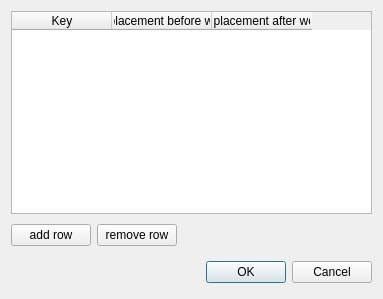
<ui version="4.0" >
 <class>UserKeyReplaceDialog</class>
 <widget class="QDialog" name="UserKeyReplaceDialog" >
  <property name="geometry" >
   <rect>
    <x>0</x>
    <y>0</y>
    <width>383</width>
    <height>299</height>
   </rect>
  </property>
  <property name="windowTitle" >
   <string>Key replacements</string>
  </property>
  <layout class="QVBoxLayout" >
   <item>
    <widget class="QTableWidget" name="keyList" >
     <property name="sizePolicy" >
      <sizepolicy vsizetype="Expanding" hsizetype="Expanding" >
       <horstretch>0</horstretch>
       <verstretch>0</verstretch>
      </sizepolicy>
     </property>
     <property name="alternatingRowColors" >
      <bool>true</bool>
     </property>
     <property name="gridStyle" >
      <enum>Qt::DashLine</enum>
     </property>
     <property name="rowCount" >
      <number>0</number>
     </property>
     <column>
      <property name="text" >
       <string>Key</string>
      </property>
     </column>
     <column>
      <property name="text" >
       <string>Replacement before word</string>
      </property>
     </column>
     <column>
      <property name="text" >
       <string>Replacement after word</string>
      </property>
     </column>
    </widget>
   </item>
   <item>
    <layout class="QHBoxLayout" >
     <item>
      <widget class="QPushButton" name="addrowButton" >
       <property name="text" >
        <string>add row</string>
       </property>
       <property name="default" >
        <bool>true</bool>
       </property>
      </widget>
     </item>
     <item>
      <widget class="QPushButton" name="removeRowButton" >
       <property name="text" >
        <string>remove row</string>
       </property>
      </widget>
     </item>
     <item>
      <spacer>
       <property name="orientation" >
        <enum>Qt::Horizontal</enum>
       </property>
       <property name="sizeHint" stdset="0" >
        <size>
         <width>131</width>
         <height>31</height>
        </size>
       </property>
      </spacer>
     </item>
    </layout>
   </item>
   <item>
    <layout class="QHBoxLayout" >
     <property name="spacing" >
      <number>6</number>
     </property>
     <property name="margin" >
      <number>0</number>
     </property>
     <item>
      <spacer>
       <property name="orientation" >
        <enum>Qt::Horizontal</enum>
       </property>
       <property name="sizeHint" stdset="0" >
        <size>
         <width>131</width>
         <height>31</height>
        </size>
       </property>
      </spacer>
     </item>
     <item>
      <widget class="QPushButton" name="okButton" >
       <property name="text" >
        <string>OK</string>
       </property>
       <property name="default" >
        <bool>true</bool>
       </property>
      </widget>
     </item>
     <item>
      <widget class="QPushButton" name="cancelButton" >
       <property name="text" >
        <string>Cancel</string>
       </property>
      </widget>
     </item>
    </layout>
   </item>
  </layout>
 </widget>
 <resources/>
 <connections/>
</ui>
